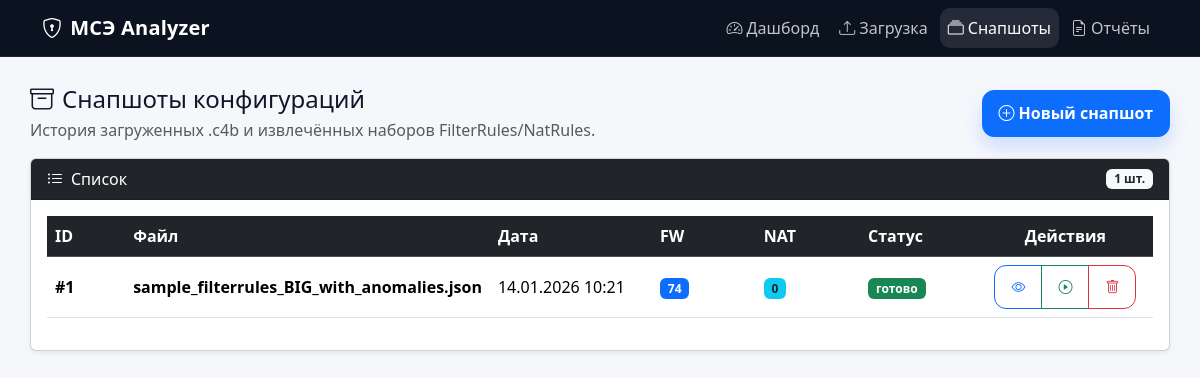
Page /snapshots/ on the committed database.
### analyzer/models.py (models this page shows, shortened)
class Snapshot(models.Model):
    STATUS_PROCESSING = "processing"
    STATUS_READY = "ready"
    STATUS_ERROR = "error"
    STATUS_CHOICES = [
        (STATUS_PROCESSING, "в процессе"),
        (STATUS_READY, "готово"),
        (STATUS_ERROR, "ошибка"),
    ]
    original_filename = models.CharField(max_length=255, blank=True, default="")
    created_at = models.DateTimeField(default=timezone.now, db_index=True)
    is_active = models.BooleanField(default=True)
    fw_rules = models.JSONField(default=list, blank=True)   # FilterRules
    nat_rules = models.JSONField(default=list, blank=True)  # NatRules
    policy_rules_count = models.PositiveIntegerField(default=0)
    nat_rules_count = models.PositiveIntegerField(default=0)
    status = models.CharField(max_length=16, choices=STATUS_CHOICES, default=STATUS_READY)
    error_text = models.TextField(blank=True, default="")
    @property
    def filename(self) -> str:
        return self.original_filename or f"snapshot_{self.pk}"

### analyzer/views.py (the view)
# urls.py: path("snapshots/", views.snapshots_page, name="snapshots"),
@require_http_methods(["GET"])
def snapshots_page(request):
    snaps = Snapshot.objects.filter(is_active=True).order_by("-created_at")
    return render(request, "snapshots.html", {**_stats_context(), "snapshots": snaps})

### analyzer/views.py (called while the page is built)
def _stats_context():
    last_snapshot = Snapshot.objects.filter(is_active=True).order_by("-created_at").first()
    last_report = Report.objects.order_by("-created_at").first()
    return {
        "snapshots_total": Snapshot.objects.filter(is_active=True).count(),
        "reports_total": Report.objects.count(),
        "last_snapshot_at": getattr(last_snapshot, "created_at", None),
        "last_report_at": getattr(last_report, "created_at", None),
        "last_snapshot_filename": getattr(last_snapshot, "original_filename", "") if last_snapshot else "",
    }

### analyzer/templates/snapshots.html (shortened to what this page needs)
{% extends "base.html" %}
{% block content %}
<div class="d-flex justify-content-between align-items-center mb-3">
  <div>
    <h2 class="h4 mb-1"><i class="bi bi-archive me-2"></i>Снапшоты конфигураций</h2>
    <div class="text-muted">История загруженных .c4b и извлечённых наборов FilterRules/NatRules.</div>
  </div>
  <a href="/upload/" class="btn btn-primary">
    <i class="bi bi-plus-circle me-1"></i>Новый снапшот
  </a>
</div>
<div class="card shadow-sm">
  <div class="card-header bg-dark text-white d-flex justify-content-between align-items-center">
    <span><i class="bi bi-list-ul me-2"></i>Список</span>
    <span class="badge bg-light text-dark">{{ snapshots|length }} шт.</span>
  </div>
  <div class="card-body">
    {% if snapshots %}
      <div class="table-responsive">
        <table class="table table-hover align-middle">
          <thead class="table-dark">
            <tr>
              <th width="90">ID</th>
              <th>Файл</th>
              <th width="180">Дата</th>
              <th width="120">FW</th>
              <th width="120">NAT</th>
              <th width="130">Статус</th>
              <th width="180" class="text-center">Действия</th>
            </tr>
          </thead>
          <tbody>
            {% for s in snapshots %}
            <tr>
              <td class="fw-semibold">#{{ s.id }}</td>
              <td>
                <div class="fw-semibold">
                  {{ s.original_filename|default:s.filename }}
                </div>
              </td>
              <td>{{ s.created_at|date:"d.m.Y H:i" }}</td>
              <td>
                <span class="badge bg-primary">{{ s.policy_rules_count|default:"0" }}</span>
              </td>
              <td>
                <span class="badge bg-info text-dark">{{ s.nat_rules_count|default:"0" }}</span>
              </td>
              <td>
                {% if s.status == "ready" %}
                  <span class="badge bg-success">готово</span>
                {% elif s.status == "error" %}
                  <span class="badge bg-danger">ошибка</span>
                {% else %}
                  <span class="badge bg-secondary">в процессе</span>
                {% endif %}
              </td>
              <td class="text-center">
                <div class="btn-group btn-group-sm" role="group" aria-label="Действия">
                  <a class="btn btn-outline-primary" href="{% url 'snapshot_detail' s.id %}" title="Открыть">
                    <i class="bi bi-eye"></i>
                  </a>
                  <a class="btn btn-outline-success" href="{% url 'snapshot_analyze' s.id %}" title="Анализировать">
                    <i class="bi bi-play-circle"></i>
                  </a>
                  <button
                    class="btn btn-outline-danger"
                    type="submit"
                    form="deleteSnapshotForm{{ s.id }}"
                    title="Удалить"
                    onclick="return confirm('Удалить снапшот #{{ s.id }}?');"
                  >
                    <i class="bi bi-trash"></i>
                  </button>
                </div>
              </td>
            </tr>
            {% endfor %}
          </tbody>
        </table>
      </div>
    {% endif %}
  </div>
</div>
{% endblock %}

### analyzer/templates/base.html (style rules this page uses)
:root { --app-bg: #f6f7fb; --app-surface: #ffffff; --app-text: #0f172a; --app-muted: #64748b; --app-border: rgba(15, 23, 42, .10); --app-shadow: 0 10px 30px rgba(15, 23, 42, .08); --app-shadow-sm: 0 6px 18px rgba(15, 23, 42, .08); --app-radius: 16px; --app-radius-sm: 12px; }
html, body { height: 100%; }
body { background: var(--app-bg); color: var(--app-text); }
.btn { border-radius: 12px; padding: .65rem 1rem; font-weight: 600; }
.btn-primary { box-shadow: 0 10px 18px rgba(13,110,253,.18); }

### rows in the picture
Snapshot: id "1", original_filename "sample_filterrules_BIG_with_anomalies.json", created_at "14.01.2026 10:21", policy_rules_count "74", nat_rules_count "0", status "готово"

### other values in the picture
{{ snapshots|length }} "1"
